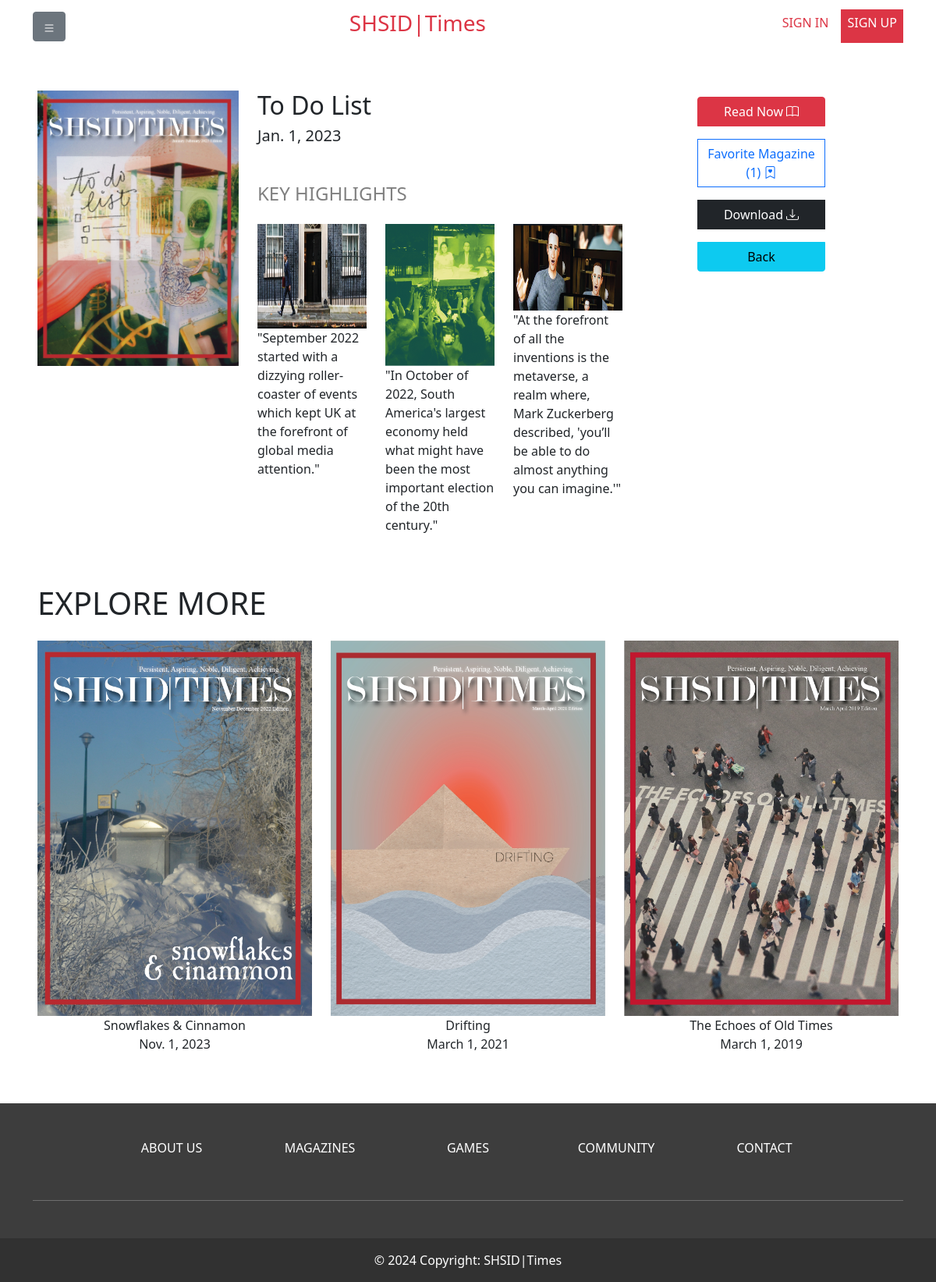
The page /magazine/9 on the database its author committed.
### magazines/models.py (models this page shows, shortened)
class Magazine(models.Model):
    title = models.CharField(max_length=100)
    theme = models.CharField(max_length=100, null=True)
    cover = models.ImageField(upload_to='cover/', null=True, blank=True)
    upload_date = models.DateTimeField(null=True)
    document = models.FileField(upload_to='library/')
    img1 = models.ImageField(upload_to="highlight/")
    img2 = models.ImageField(upload_to="highlight/")
    img3 = models.ImageField(upload_to="highlight/")
    t1 = models.CharField(max_length=300, null=True)
    t2 = models.CharField(max_length=300, null=True)
    t3 = models.CharField(max_length=300, null=True)

### magazines/views.py (the view)
# urls.py: path('magazine/', include('magazines.urls')),
def magazine(request, magazine_id):
    assert isinstance(request, HttpRequest)
    mag = Magazine.objects.filter(id=magazine_id)[0]
    recents = Magazine.objects.filter(~Q(id=magazine_id)).order_by('-upload_date')[:5]
    return render(
        request,
        'magazine.html',
        {
            "title": "Magazine",
            "magazine": mag,
            "recent_issues": recents
        }
    )

### templates/magazine.html (shortened to what this page needs)
{% extends "layout.html" %}
{% block content %}
    <div class="m-5">
        <div class="row">
            <div class="col-3">
                <img src="/media/{{ magazine.cover }}" alt="Example Image" class="img-fluid">
            </div>
            <div class="col-6">
                <h2>{{ magazine.title }}</h2>
                <h5>{{ magazine.upload_date.date }}</h5>
                <div class="my-5">
                    <h4 style="color: gray;">KEY HIGHLIGHTS</h4>
                    <div class="row">
                        <div class="col-4 text-dark row py-3 text-decoration-none">
                                <img src="/media/{{ magazine.img1 }}" alt="Image" class="col-12">
                                <span class="col-12">{{magazine.t1}}</span>
                        </div>
                        <div class="col-4 text-dark row py-3 text-decoration-none">
                                <img src="/media/{{ magazine.img2 }}" alt="Image" class="col-12">
                                <span class="col-12">{{magazine.t2}}</span>
                        </div>
                        <div class="col-4 text-dark row py-3 text-decoration-none">
                                <img src="/media/{{ magazine.img3 }}" alt="Image" class="col-12">
                                <span class="col-12">{{magazine.t3}}</span>
                        </div>
                    </div>
                </div>
            </div>
            <div class="col-2">
                <form method="post" action="{% url 'magazine_favorite' magazine_id=magazine.id %}" class="btn-group-vertical">
                    <a class="btn btn-danger my-2" target="_blank" href="/media/{{ magazine.document }}">Read Now<i class="bi bi-book ps-1"></i></a>
                    {% if user.is_authenticated %}
                        <button class="btn my-2 action-btn {% if magazine in user.magazine_favorites.all %}btn-primary{% else %}btn-outline-primary{% endif %}">{% if magazine in user.magazine_favorites.all %}Unfavorite{% else %}Favorite{% endif %} Magazine ({{ magazine.saved_users.count }})<i class="bi bi-bookmark-heart ps-1"></i></button>
                    {% else %}
                        <a href="/login/" class="btn my-2  btn-outline-primary">Favorite Magazine ({{ magazine.saved_users.count }})<i class="bi bi-bookmark-heart ps-1"></i></a>
                    {% endif %}
                    <a class="btn btn-dark my-2" download="" href="/media/{{ magazine.document }}">Download<i class="bi bi-download ps-1"></i></a>
                    <a type="button" class="btn btn-info my-2" href="/">Back</a>
                </form>
            </div>
        </div>
        <div class="row">
            <h1>EXPLORE MORE</h1>
            {% for issue in recent_issues %}
                <a class="col text-center text-dark row py-3 text-decoration-none" href="{% url 'magazine' issue.id %}">
                    <img src="/media/{{ issue.cover }}" alt="Image" class="col-12">
                    <span class="col-12">{{ issue.title }}</span>
                    <span class="col-12">{{ issue.upload_date.date }}</span>
                </a>
            {% endfor %}
        </div>
    </div>
{% endblock %}

### rows shown on the page
Magazine: cover (picture), title "To Do List", upload_date "Jan. 1, 2023", img1 (picture), t1 "\"September 2022 started with a dizzying roller-coaster of events which kept UK at the forefront of global media attention.\"", img2 (picture), t2 "\"In October of 2022, South America's largest economy held what might have been the most important election of the 20th century.\"", img3 (picture), t3 "\"At the forefront of all the inventions is the metaverse, a realm where, Mark Zuckerberg described, 'you’ll be able to do almost anything you can imagine.'\"", saved_users.count "1"
Magazine: cover (picture), title "Snowflakes & Cinnamon", upload_date "Nov. 1, 2023"
Magazine: cover (picture), title "Drifting", upload_date "March 1, 2021"
Magazine: cover (picture), title "The Echoes of Old Times", upload_date "March 1, 2019"
